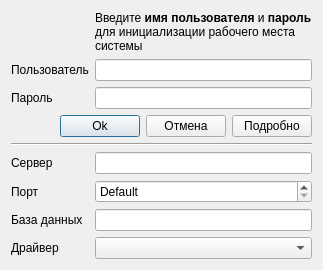
<?xml version="1.0" encoding="UTF-8"?>
<ui version="4.0">
 <class>DialogConnect</class>
 <widget class="QDialog" name="DialogConnect">
  <property name="geometry">
   <rect>
    <x>0</x>
    <y>0</y>
    <width>312</width>
    <height>268</height>
   </rect>
  </property>
  <property name="windowTitle">
   <string>Соединение...</string>
  </property>
  <property name="windowIcon">
   <iconset>
    <normaloff>:/about/icons/logo.png</normaloff>:/about/icons/logo.png</iconset>
  </property>
  <layout class="QGridLayout" name="gridLayout">
   <item row="1" column="0">
    <widget class="QLabel" name="textLabel4">
     <property name="text">
      <string>Пользователь</string>
     </property>
     <property name="buddy">
      <cstring>editUsername</cstring>
     </property>
    </widget>
   </item>
   <item row="1" column="1" colspan="3">
    <widget class="QLineEdit" name="editUsername">
     <property name="text">
      <string/>
     </property>
    </widget>
   </item>
   <item row="6" column="0">
    <widget class="QLabel" name="textLabelHostname">
     <property name="text">
      <string>Сервер</string>
     </property>
     <property name="buddy">
      <cstring>editHostname</cstring>
     </property>
    </widget>
   </item>
   <item row="6" column="1" colspan="3">
    <widget class="QLineEdit" name="editHostname">
     <property name="text">
      <string/>
     </property>
    </widget>
   </item>
   <item row="7" column="0">
    <widget class="QLabel" name="textLabelPort">
     <property name="text">
      <string>Порт</string>
     </property>
     <property name="buddy">
      <cstring>portSpinBox</cstring>
     </property>
    </widget>
   </item>
   <item row="7" column="1" colspan="3">
    <widget class="QSpinBox" name="portSpinBox">
     <property name="specialValueText">
      <string>Default</string>
     </property>
     <property name="minimum">
      <number>-1</number>
     </property>
     <property name="maximum">
      <number>65535</number>
     </property>
     <property name="value">
      <number>-1</number>
     </property>
    </widget>
   </item>
   <item row="8" column="0">
    <widget class="QLabel" name="textLabelBD">
     <property name="text">
      <string>База данных</string>
     </property>
     <property name="buddy">
      <cstring>editDatabase</cstring>
     </property>
    </widget>
   </item>
   <item row="8" column="1" colspan="3">
    <widget class="QLineEdit" name="editDatabase">
     <property name="text">
      <string/>
     </property>
    </widget>
   </item>
   <item row="9" column="0">
    <widget class="QLabel" name="textLabelDrv">
     <property name="text">
      <string>Драйвер</string>
     </property>
     <property name="buddy">
      <cstring>comboDriver</cstring>
     </property>
    </widget>
   </item>
   <item row="9" column="1" colspan="3">
    <widget class="QComboBox" name="comboDriver"/>
   </item>
   <item row="2" column="1" colspan="3">
    <widget class="QLineEdit" name="editPassword">
     <property name="text">
      <string/>
     </property>
     <property name="echoMode">
      <enum>QLineEdit::Password</enum>
     </property>
    </widget>
   </item>
   <item row="2" column="0">
    <widget class="QLabel" name="textLabel4_2">
     <property name="text">
      <string>Пароль</string>
     </property>
     <property name="buddy">
      <cstring>editPassword</cstring>
     </property>
    </widget>
   </item>
   <item row="5" column="0" colspan="4">
    <widget class="Line" name="line">
     <property name="orientation">
      <enum>Qt::Horizontal</enum>
     </property>
    </widget>
   </item>
   <item row="0" column="1" colspan="3">
    <widget class="QLabel" name="labelText">
     <property name="text">
      <string>&lt;html&gt;&lt;head/&gt;&lt;body&gt;Введите&lt;b&gt; имя пользователя&lt;/b&gt; и &lt;b&gt; пароль&lt;/b&gt;&lt;br&gt;для инициализации рабочего места&lt;br&gt;системы&lt;/body&gt;&lt;/html&gt;</string>
     </property>
     <property name="alignment">
      <set>Qt::AlignLeading|Qt::AlignLeft|Qt::AlignVCenter</set>
     </property>
    </widget>
   </item>
   <item row="0" column="0">
    <widget class="QLabel" name="labelImage">
     <property name="text">
      <string/>
     </property>
     <property name="scaledContents">
      <bool>true</bool>
     </property>
     <property name="alignment">
      <set>Qt::AlignCenter</set>
     </property>
    </widget>
   </item>
   <item row="4" column="0" colspan="4">
    <layout class="QHBoxLayout" name="horizontalLayout">
     <item>
      <spacer name="horizontalSpacer">
       <property name="orientation">
        <enum>Qt::Horizontal</enum>
       </property>
       <property name="sizeHint" stdset="0">
        <size>
         <width>10</width>
         <height>10</height>
        </size>
       </property>
      </spacer>
     </item>
     <item>
      <widget class="QPushButton" name="pushButtonOk">
       <property name="text">
        <string>Ok</string>
       </property>
      </widget>
     </item>
     <item>
      <widget class="QPushButton" name="pushButtonCancel">
       <property name="text">
        <string>Отмена</string>
       </property>
      </widget>
     </item>
     <item>
      <widget class="QPushButton" name="pushButtonProp">
       <property name="text">
        <string>Подробно</string>
       </property>
      </widget>
     </item>
    </layout>
   </item>
  </layout>
 </widget>
 <resources/>
 <connections>
  <connection>
   <sender>pushButtonOk</sender>
   <signal>clicked()</signal>
   <receiver>DialogConnect</receiver>
   <slot>accept()</slot>
   <hints>
    <hint type="sourcelabel">
     <x>197</x>
     <y>130</y>
    </hint>
    <hint type="destinationlabel">
     <x>157</x>
     <y>124</y>
    </hint>
   </hints>
  </connection>
  <connection>
   <sender>pushButtonCancel</sender>
   <signal>clicked()</signal>
   <receiver>DialogConnect</receiver>
   <slot>reject()</slot>
   <hints>
    <hint type="sourcelabel">
     <x>251</x>
     <y>130</y>
    </hint>
    <hint type="destinationlabel">
     <x>157</x>
     <y>124</y>
    </hint>
   </hints>
  </connection>
 </connections>
</ui>
